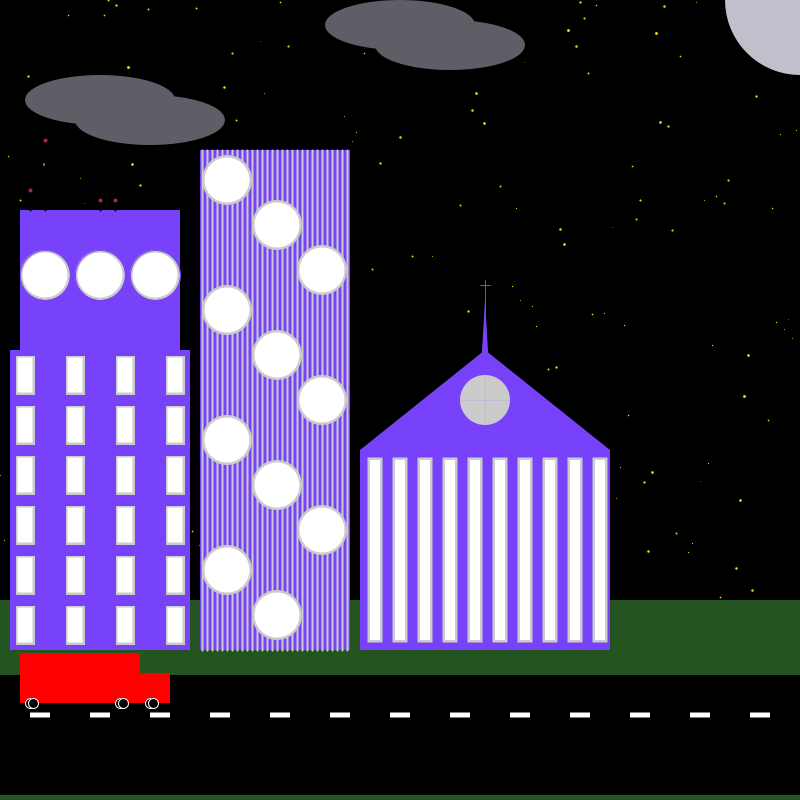
Frame 1 (no input)
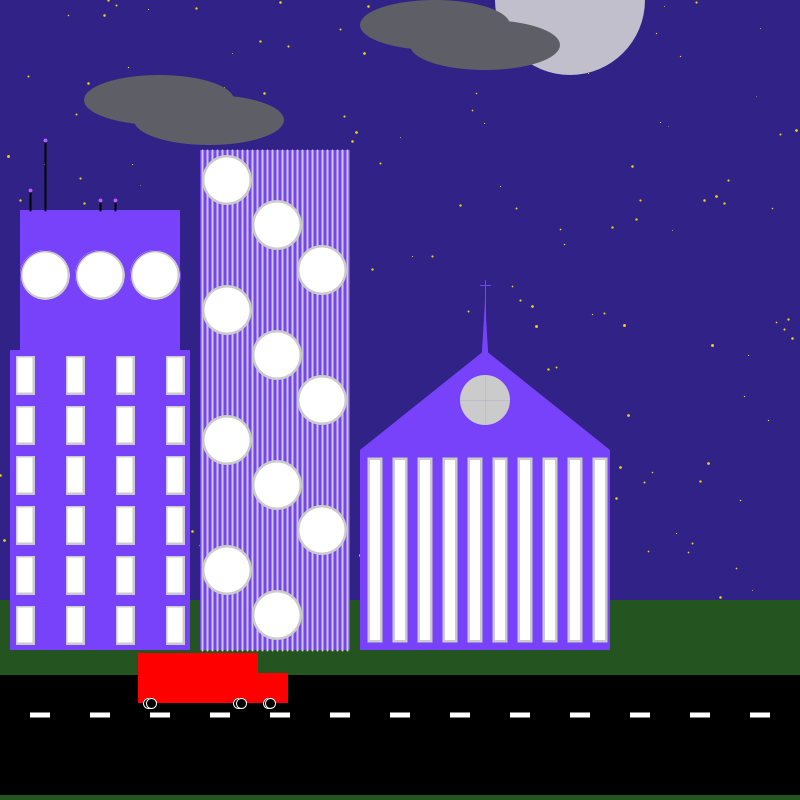
Frame 60 (the mouse pressed at the canvas centre just before this capture)
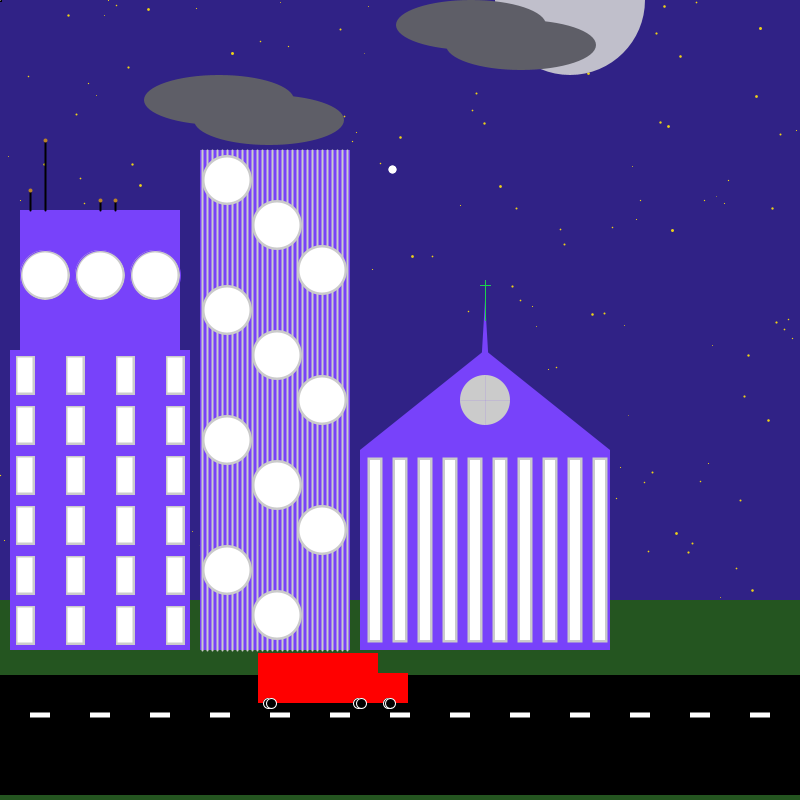
Frame 120 (the mouse held since frame 60 and released just before this capture)

The Processing sketch that drew these frames (run headless with seeded random() and noise(); from frame 60 on, the mouse is pressed at the canvas centre):

// Processing sketch: processing_90105
// ── processing_90105.pde

boolean daytime = false;

//color pallete
color building = color(120, 66, 250);
color paneling = color(203, 203, 203);
color day = color(3, 156, 255);
color night = color(48, 34, 134);
color sunShine = color(255, 255, 0);
color moonShine = color(192, 191, 203);
color nightCloud = color(94, 94, 103);
color dayCloud = color(245, 245, 250);
color starLight = color(237, 209, 22);
color bldg1Color = color(136, 198, 130);
color nightwindowColor = color(255);
color dayGround = color(34, 209, 19);
color nightGround = color(36, 85, 32);

//change variables
int bgColor;
int cloudColor;
int moonColor;
int winColor;
int groundColor;

//Truck
int wheel1a = 30;
int wheel1b = 33;
int wheel2a = 120;
int wheel2b = 123;
int wheel3a = 150;
int wheel3b = 153;
int truckSpeed = 2;
int bodyX = 80;
int bodyX2 = 140;

//Clouds
int cloudX = 100;
int cloudY = 100;
int cloud1X = 150;
int cloud1Y = 120;
float cloudA = 400;
float cloudB = 25;
float cloud1A = 450;
float cloud1B = 45;

//cloud speed
int cloudXspeed = 1;
float cloudAspeed = .6;

//roadway
int streetX = 40;
int streetY = 715;
int streetH = 20;
int streetW = 5;

//sun / moon
int moonX = 800;
int moonY = 0;
int moonW = 150;

//windows
int winX = 25;
int winY = 375;
int winW = 20;
int winH = 40;
int circleWindow = 45;
int bldg2X1 = 227;
int bldg2X2 = 277;
int bldg2X3 = 322;
int bldg2Y1 = 150;
int bldg2Y2 = 650;

// stars -- Calli Higgens via http://www.openprocessing.org/sketch/88469
float strokeStar = 1;
float strokeStarChange = .2;

//Shooting Star via Charlie McDowell @ http://www.openprocessing.org/sketch/41149
// the twinlking star locations
int[] starX = new int[800];
int[] starY = new int[800];
color[] starColor = new color[800];
int starSize = 3; // the size of the twinkling stars

// the tail of the shooting star
int[] shootX = new int[30];
int[] shootY = new int[30];
int METEOR_SIZE = 10; // initial size when it first appears
float meteorSize = METEOR_SIZE; // size as it fades

// distance a shooting star moves each frame - varies with each new shooting star
float ssDeltaX, ssDeltaY;
// -1 indicates no shooting star, this is used to fade out the star
int ssTimer = -1;
// starting point of a new shooting star, picked randomly
int startX, startY;



void setup() { //run setup
  size(800, 800); //set size to 800x400
  smooth(); //smooth the edges of lines
  noStroke(); //no outlines
}

void draw() { //run draw
  background(bgColor); //set background color

    //If it's NOT day time, do this
  if (!daytime) {
    bgColor = night;
    cloudColor = nightCloud;
    moonColor = moonShine;
    winColor = nightwindowColor;
    groundColor = nightGround;
    randomSeed(0);
    for (float i = random(0); i < 800; i += 4) {

      strokeWeight(strokeStar);
      stroke(starLight);
      point(i, random(650));

      strokeStar = strokeStar + strokeStarChange;
      if ((strokeStar>3) || (strokeStar<1)) {
        strokeStarChange = strokeStarChange * -1;
      }
    }
  }
  //if it is Day time, do this
  if (daytime) {
    bgColor = day;
    cloudColor = dayCloud;
    moonColor = sunShine;
    winColor = bldg1Color;
    groundColor = dayGround;
  }

  rectMode(CENTER);
  ellipseMode(CENTER);
  smooth();
  noStroke(); //no outlines
  strokeWeight(0);

  //Ground
  fill(groundColor);
  rect(width/2, 700, width, 200);

  //Road
  fill(0);
  rect(width/2, 735, width, 120);
  fill(255);
  rect(streetX, streetY, streetH, streetW);
  rect(streetX+60, streetY, streetH, streetW);
  rect(streetX+120, streetY, streetH, streetW);
  rect(streetX+180, streetY, streetH, streetW);
  rect(streetX+240, streetY, streetH, streetW);
  rect(streetX+300, streetY, streetH, streetW);
  rect(streetX+360, streetY, streetH, streetW);
  rect(streetX+420, streetY, streetH, streetW);
  rect(streetX+480, streetY, streetH, streetW);
  rect(streetX+540, streetY, streetH, streetW);
  rect(streetX+600, streetY, streetH, streetW);
  rect(streetX+660, streetY, streetH, streetW);
  rect(streetX+720, streetY, streetH, streetW);

  //star loop stars via Calli Higgens @ http://www.openprocessing.org/sketch/88469

  noStroke();
  strokeWeight(0);

  //yellow sun / grey moon
  fill(moonColor);
  ellipse(moonX, moonY, moonW, moonW);
  moonX = constrain(mouseX, 570, 800);

  //cloud 1
  fill(cloudColor);
  ellipse(cloudX, cloudY, 150, 50);
  ellipse(cloud1X, cloud1Y, 150, 50);

  //cloud 2
  fill(cloudColor);
  ellipse(int(cloudA), int(cloudB), 150, 50);
  ellipse(int(cloud1A), int(cloud1B), 150, 50);

  //Building #1
  fill(building);
  rect(100, 500, 180, 300);//bottom left cnr of this building is x10, y650, rt cnr x,190
  rect(100, 350, 160, 280); //top left cnr of this building is x20, y210 rt cnr x180

    //Building #2 190,330
  rect(275, 400, 150, 500); //bottom left cnr of this building is x200, y650, rt cnr x350

    //Building #3 
  rect(485, 550, 250, 200);//bottom rt cnr x610, y650, top rt cnr x610, y450
  triangle(360, 450, 485, 350, 610, 450);
  triangle(480, 385, 485, 300, 490, 385);
  stroke(120, 66, 250);
  strokeWeight(1);
  line(485, 320, 485, 280);
  line(480, 285, 490, 285);

  //Building #1 Windows paneling
  fill(paneling);
  ellipse(45, winY-100, circleWindow+5, circleWindow+5);
  ellipse(100, winY-100, circleWindow+5, circleWindow+5);  
  ellipse(155, winY-100, circleWindow+5, circleWindow+5);

  rect(winX, winY+250, winW, winH);
  rect(winX, winY+200, winW, winH);
  rect(winX, winY+150, winW, winH);
  rect(winX, winY+100, winW, winH);
  rect(winX, winY+50, winW, winH);
  rect(winX, winY, winW, winH);

  rect(winX+50, winY+250, winW, winH);
  rect(winX+50, winY+200, winW, winH);
  rect(winX+50, winY+150, winW, winH);
  rect(winX+50, winY+100, winW, winH);
  rect(winX+50, winY+50, winW, winH);
  rect(winX+50, winY, winW, winH);  

  rect(winX+100, winY+250, winW, winH);
  rect(winX+100, winY+200, winW, winH);
  rect(winX+100, winY+150, winW, winH);
  rect(winX+100, winY+100, winW, winH);
  rect(winX+100, winY+50, winW, winH);
  rect(winX+100, winY, winW, winH);

  rect(winX+150, winY+250, winW, winH);
  rect(winX+150, winY+200, winW, winH);
  rect(winX+150, winY+150, winW, winH);
  rect(winX+150, winY+100, winW, winH);
  rect(winX+150, winY+50, winW, winH);
  rect(winX+150, winY, winW, winH);

  //Building #2 lines
  stroke(paneling);
  strokeWeight(2);
  line(202, bldg2Y1, 202, bldg2Y2);
  line(207, bldg2Y1, 207, bldg2Y2);
  line(212, bldg2Y1, 212, bldg2Y2);
  line(217, bldg2Y1, 217, bldg2Y2);
  line(222, bldg2Y1, 222, bldg2Y2);
  line(227, bldg2Y1, 227, bldg2Y2);
  line(232, bldg2Y1, 232, bldg2Y2);
  line(237, bldg2Y1, 237, bldg2Y2);
  line(242, bldg2Y1, 242, bldg2Y2);
  line(247, bldg2Y1, 247, bldg2Y2);
  line(252, bldg2Y1, 252, bldg2Y2);
  line(257, bldg2Y1, 257, bldg2Y2);
  line(262, bldg2Y1, 262, bldg2Y2);
  line(267, bldg2Y1, 267, bldg2Y2);
  line(272, bldg2Y1, 272, bldg2Y2);
  line(277, bldg2Y1, 277, bldg2Y2);
  line(282, bldg2Y1, 282, bldg2Y2);
  line(287, bldg2Y1, 287, bldg2Y2);
  line(292, bldg2Y1, 292, bldg2Y2);
  line(297, bldg2Y1, 297, bldg2Y2);
  line(302, bldg2Y1, 302, bldg2Y2);
  line(307, bldg2Y1, 307, bldg2Y2);
  line(312, bldg2Y1, 312, bldg2Y2);
  line(317, bldg2Y1, 317, bldg2Y2);
  line(322, bldg2Y1, 322, bldg2Y2);
  line(327, bldg2Y1, 327, bldg2Y2);
  line(332, bldg2Y1, 332, bldg2Y2);
  line(337, bldg2Y1, 337, bldg2Y2);
  line(342, bldg2Y1, 342, bldg2Y2);
  line(347, bldg2Y1, 347, bldg2Y2);

  //Building #2 Window Paneling
  noStroke();
  strokeWeight(0);
  ellipse(bldg2X1, 180, circleWindow+5, circleWindow+5);
  ellipse(bldg2X1, 310, circleWindow+5, circleWindow+5);
  ellipse(bldg2X1, 440, circleWindow+5, circleWindow+5);
  ellipse(bldg2X1, 570, circleWindow+5, circleWindow+5);

  ellipse(bldg2X2, 225, circleWindow+5, circleWindow+5);
  ellipse(bldg2X2, 355, circleWindow+5, circleWindow+5);
  ellipse(bldg2X2, 485, circleWindow+5, circleWindow+5);
  ellipse(bldg2X2, 615, circleWindow+5, circleWindow+5);

  ellipse(bldg2X3, 270, circleWindow+5, circleWindow+5);
  ellipse(bldg2X3, 400, circleWindow+5, circleWindow+5);
  ellipse(bldg2X3, 530, circleWindow+5, circleWindow+5);

  //Building #3 Window Paneling
  rect(375, 550, 15, 185);
  rect(400, 550, 15, 185);
  rect(425, 550, 15, 185);
  rect(450, 550, 15, 185);
  rect(475, 550, 15, 185);
  rect(500, 550, 15, 185);
  rect(525, 550, 15, 185);
  rect(550, 550, 15, 185);
  rect(575, 550, 15, 185);
  rect(600, 550, 15, 185);  
  ellipse(485, 400, circleWindow+5, circleWindow+5);
  stroke(building);
  line(485, 375, 485, 425);
  line(460, 400, 510, 400);
  noStroke();

  //building #1 windows
  fill(winColor);
  ellipse(45, 275, circleWindow, circleWindow);
  ellipse(100, 275, circleWindow, circleWindow);  
  ellipse(155, 275, circleWindow, circleWindow);

  rect(winX, 625, winW-5, winH-5);
  rect(winX, 575, winW-5, winH-5);
  rect(winX, 525, winW-5, winH-5);
  rect(winX, 475, winW-5, winH-5);
  rect(winX, 425, winW-5, winH-5);
  rect(winX, 375, winW-5, winH-5);

  rect(winX+50, 625, winW-5, winH-5);
  rect(winX+50, 575, winW-5, winH-5);
  rect(winX+50, 525, winW-5, winH-5);
  rect(winX+50, 475, winW-5, winH-5);
  rect(winX+50, 425, winW-5, winH-5);
  rect(winX+50, 375, winW-5, winH-5);  

  rect(winX+100, 625, winW-5, winH-5);
  rect(winX+100, 575, winW-5, winH-5);
  rect(winX+100, 525, winW-5, winH-5);
  rect(winX+100, 475, winW-5, winH-5);
  rect(winX+100, 425, winW-5, winH-5);
  rect(winX+100, 375, winW-5, winH-5);

  rect(winX+150, 625, winW-5, winH-5);
  rect(winX+150, 575, winW-5, winH-5);
  rect(winX+150, 525, winW-5, winH-5);
  rect(winX+150, 475, winW-5, winH-5);
  rect(winX+150, 425, winW-5, winH-5);
  rect(winX+150, 375, winW-5, winH-5);

  //Building #2 Windows
  ellipse(bldg2X1, 180, circleWindow, circleWindow);
  ellipse(bldg2X1, 310, circleWindow, circleWindow);
  ellipse(bldg2X1, 440, circleWindow, circleWindow);
  ellipse(bldg2X1, 570, circleWindow, circleWindow);


  ellipse(bldg2X2, 225, circleWindow, circleWindow);
  ellipse(bldg2X2, 355, circleWindow, circleWindow);
  ellipse(bldg2X2, 485, circleWindow, circleWindow);
  ellipse(bldg2X2, 615, circleWindow, circleWindow);

  ellipse(bldg2X3, 270, circleWindow, circleWindow);
  ellipse(bldg2X3, 400, circleWindow, circleWindow);
  ellipse(bldg2X3, 530, circleWindow, circleWindow);

  //Building #3 Windows
  rect(375, 550, 10, 180);
  rect(400, 550, 10, 180);
  rect(425, 550, 10, 180);
  rect(450, 550, 10, 180);
  rect(475, 550, 10, 180);
  rect(500, 550, 10, 180);
  rect(525, 550, 10, 180);
  rect(550, 550, 10, 180);
  rect(575, 550, 10, 180);
  rect(600, 550, 10, 180);

  //Building #1 antenna
  stroke(0);
  strokeWeight(2);
  line(30, 210, 30, 190);
  line(45, 210, 45, 140);
  line(100, 210, 100, 200);
  line(115, 210, 115, 200);

  //makes the antenna flash  **find out how to make it flash just red and black**
  randomSeed(frameCount);
  strokeWeight(4);
  stroke(int(random(0, 255)), int(random(0, 255)), int(random(0, 255)));
  point(30, 190);
  point(45, 140);
  point(100, 200);
  point(115, 200);

  //Truck
  noStroke();
  strokeWeight(1);
  fill(255, 0, 0);
  rect(bodyX, 678, 120, 50);
  rect(bodyX2, 688, 60, 30);

  fill(0);
  stroke(255);
  ellipse(wheel1a, 703, 10, 10);
  ellipse(wheel1b, 703, 10, 10);

  ellipse(wheel2a, 703, 10, 10);
  ellipse(wheel2b, 703, 10, 10);

  ellipse(wheel3a, 703, 10, 10);
  ellipse(wheel3b, 703, 10, 10);

  //move Truck
  bodyX = bodyX + truckSpeed;
  bodyX2 = bodyX2 + truckSpeed;
  wheel1a = wheel1a + truckSpeed;
  wheel1b = wheel1b + truckSpeed;
  wheel2a = wheel2a + truckSpeed;
  wheel2b = wheel2b + truckSpeed;
  wheel3a = wheel3a + truckSpeed;
  wheel3b = wheel3a + truckSpeed;
  
//Stop truck @3/4's width
  if (bodyX2 > width/4*3) {
    truckSpeed = 0;
  }

  // bounce clouds 
  if ((cloudX > width+80 && cloud1X > width+130) || (cloudX < 0-130 && cloud1X < 0-50)) {
    cloudXspeed = cloudXspeed * -1;
  }

  if ((cloudA > width+80 && cloud1A > width+130) || (cloudA < 0-130 && cloud1A < 0-50)) {
    cloudAspeed = cloudAspeed * -1;
  }

  //move cloud 1
  cloudX = cloudX + cloudXspeed;
  cloud1X = cloud1X + cloudXspeed;

  //move cloud 2
  cloudA = cloudA + cloudAspeed;
  cloud1A = cloud1A + cloudAspeed;

  if (mouseX>10 && mouseY>210 && mouseX< 190 && mouseY<650) {
    fill(int(random(1, 255)), int(random(1, 255)), int(random(1, 255)));
    rect(winX, 625, winW-5, winH-5);
    rect(winX, 575, winW-5, winH-5);
    rect(winX, 525, winW-5, winH-5);
    rect(winX, 475, winW-5, winH-5);
    rect(winX, 425, winW-5, winH-5);
    rect(winX, 375, winW-5, winH-5);
    rect(winX+50, 625, winW-5, winH-5);
    rect(winX+50, 575, winW-5, winH-5);
    rect(winX+50, 525, winW-5, winH-5);
    rect(winX+50, 475, winW-5, winH-5);
    rect(winX+50, 425, winW-5, winH-5);
    rect(winX+50, 375, winW-5, winH-5);  
    rect(winX+100, 625, winW-5, winH-5);
    rect(winX+100, 575, winW-5, winH-5);
    rect(winX+100, 525, winW-5, winH-5);
    rect(winX+100, 475, winW-5, winH-5);
    rect(winX+100, 425, winW-5, winH-5);
    rect(winX+100, 375, winW-5, winH-5);
    rect(winX+150, 625, winW-5, winH-5);
    rect(winX+150, 575, winW-5, winH-5);
    rect(winX+150, 525, winW-5, winH-5);
    rect(winX+150, 475, winW-5, winH-5);
    rect(winX+150, 425, winW-5, winH-5);
    rect(winX+150, 375, winW-5, winH-5);
  }
  else if (mouseX> 200 && mouseX<350 && mouseY>150 && mouseY<650) {
    fill(int(random(1, 255)), int(random(1, 255)), int(random(1, 255)));
    ellipse(bldg2X1, 180, circleWindow, circleWindow);
    ellipse(bldg2X1, 310, circleWindow, circleWindow);
    ellipse(bldg2X1, 440, circleWindow, circleWindow);
    ellipse(bldg2X1, 570, circleWindow, circleWindow);
    ellipse(bldg2X2, 225, circleWindow, circleWindow);
    ellipse(bldg2X2, 355, circleWindow, circleWindow);
    ellipse(bldg2X2, 485, circleWindow, circleWindow);
    ellipse(bldg2X2, 615, circleWindow, circleWindow);
    ellipse(bldg2X3, 270, circleWindow, circleWindow);
    ellipse(bldg2X3, 400, circleWindow, circleWindow);
    ellipse(bldg2X3, 530, circleWindow, circleWindow);
  }
  else if (mouseX> 360 && mouseY>330 && mouseX<610 && mouseY<650) {
    stroke(int(random(1, 255)), int(random(1, 255)), int(random(1, 255)));
    strokeWeight(1);
    line(485, 320, 485, 280);
    line(480, 285, 490, 285);
  }
  //if it's night time AND the mouse is pressed make shooting stars
  if (!daytime && mousePressed) {
    // start of shooting stars
    // the stars seem to show best with black outlines that aren't really perceived by the eye
    stroke(0);
    strokeWeight(1);
    for (int s = 0; s < starX.length; s++) {
      fill(random(50, 255)); // makes them twinkle
      if (random(10) < 1) {
        starColor[s] = (int)random(100, 255);
      }
      fill(starColor[s]);

      ellipse(starX[s], starY[s], starSize, starSize);
    }
    // draw the shooting star (if any)
    for (int s = 0; s < shootX.length-1; s++) {
      int shooterSize = max(0, int(meteorSize*s/shootX.length));
      // to get the tail to disappear need to switch to noStroke when it gets to 0
      if (shooterSize > 0) {
        strokeWeight(shooterSize);
        stroke(255);
      }
      else
        noStroke();
      line(shootX[s], shootY[s], shootX[s+1], shootY[s+1]);
      // ellipse(shootX[i], shootY[i], meteorSize*i/shootX.length,meteorSize*i/shootX.length);
    }
    meteorSize*=0.9; // shrink the shooting star as it fades

    // move the shooting star along it's path
    for (int s = 0; s < shootX.length-1; s++) {
      shootX[s] = shootX[s+1];
      shootY[s] = shootY[s+1];
    }

    // add the new points into the shooting star as long as it hasn't burnt out
    if (ssTimer >= 0 && ssTimer < shootX.length) {
      shootX[shootX.length-1] = int(startX + ssDeltaX*(ssTimer));
      shootY[shootY.length-1] = int(startY + ssDeltaY*(ssTimer));
      ssTimer++;
      if (ssTimer >= shootX.length) {
        ssTimer = -1; // end the shooting star
      }
    }

    // create a new shooting star with some random probability
    if (random(5) < 1 && ssTimer == -1) {
      newShootingStar();
    }
  }

  if (key == 'd') {
    daytime = true;
  }

  if (key == 'n') {
    daytime = false;
  }  
  if (key == 'w') {
  }
}


//Starts a new shooting star by randomly picking start and end point.
void newShootingStar() {
  int endX, endY;
  startX = (int)random(width);
  startY = (int)random(height-600);
  endX = (int)random(width);
  endY = (int)random(height-600);
  ssDeltaX = (endX - startX)/(float)(shootX.length);
  ssDeltaY = (endY - startY)/(float)(shootY.length);
  ssTimer = 0; // starts the timer which ends when it reaches shootX.length
  meteorSize = METEOR_SIZE;

  // by filling the array with the start point all lines will essentially form a point initialy
  for (int s = 0; s < shootX.length; s++) {
    shootX[s] = startX;
    shootY[s] = startY;
  }
}

void keyPressed() {
  if (keyPressed && key=='y') {
    println(mouseY);
  }
  else if (keyPressed && key=='x') {
    println(mouseX);
  }
}

/* 
 ADD
 Fade from night to day and vice versa
 */
